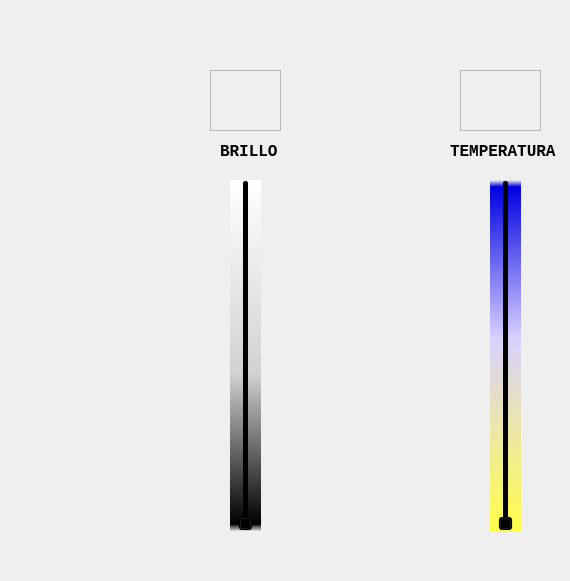
      <widget class="QWidget" name="blanca_luz">
       <attribute name="title">
        <string>Blanca</string>
       </attribute>
       <attribute name="toolTip">
        <string>Ver blanca</string>
       </attribute>
       <widget class="QSlider" name="brillo_blanco_slider">
        <property name="geometry">
         <rect>
          <x>230</x>
          <y>180</y>
          <width>31</width>
          <height>351</height>
         </rect>
        </property>
        <property name="cursor">
         <cursorShape>ClosedHandCursor</cursorShape>
        </property>
        <property name="styleSheet">
         <string notr="true">background-color: qlineargradient(spread:pad, x1:0, y1:0, x2:0, y2:1, stop:0 rgba(255, 255, 255, 255), stop:0.55 rgba(210, 210, 210, 255), stop:0.98 rgba(0, 0, 0, 255), stop:1 rgba(0, 0, 0, 0));</string>
        </property>
        <property name="orientation">
         <enum>Qt::Vertical</enum>
        </property>
       </widget>
       <widget class="QSlider" name="temp_slider">
        <property name="geometry">
         <rect>
          <x>490</x>
          <y>180</y>
          <width>31</width>
          <height>351</height>
         </rect>
        </property>
        <property name="cursor">
         <cursorShape>ClosedHandCursor</cursorShape>
        </property>
        <property name="styleSheet">
         <string notr="true">background-color: qlineargradient(spread:pad, x1:0, y1:1, x2:0, y2:0, stop:0 rgba(255, 255, 71, 255), stop:0.55 rgba(217, 209, 255, 255), stop:0.98 rgba(0, 0, 225, 255), stop:1 rgba(0, 0, 0, 0));</string>
        </property>
        <property name="orientation">
         <enum>Qt::Vertical</enum>
        </property>
       </widget>
       <widget class="QLabel" name="etiqueta_brillo_blanco">
        <property name="geometry">
         <rect>
          <x>220</x>
          <y>140</y>
          <width>81</width>
          <height>22</height>
         </rect>
        </property>
        <property name="font">
         <font>
          <family>Monospace</family>
          <pointsize>12</pointsize>
          <weight>75</weight>
          <bold>true</bold>
         </font>
        </property>
        <property name="text">
         <string>BRILLO</string>
        </property>
       </widget>
       <widget class="QLabel" name="etiqueta_temp_blanco">
        <property name="geometry">
         <rect>
          <x>450</x>
          <y>140</y>
          <width>111</width>
          <height>22</height>
         </rect>
        </property>
        <property name="font">
         <font>
          <family>Monospace</family>
          <pointsize>12</pointsize>
          <weight>75</weight>
          <bold>true</bold>
         </font>
        </property>
        <property name="text">
         <string>TEMPERATURA</string>
        </property>
       </widget>
       <widget class="QLabel" name="valor_brillo_blanco">
        <property name="geometry">
         <rect>
          <x>220</x>
          <y>550</y>
          <width>41</width>
          <height>22</height>
         </rect>
        </property>
        <property name="text">
         <string/>
        </property>
       </widget>
       <widget class="QLabel" name="valor_temp_blanco">
        <property name="geometry">
         <rect>
          <x>470</x>
          <y>550</y>
          <width>41</width>
          <height>22</height>
         </rect>
        </property>
        <property name="text">
         <string/>
        </property>
       </widget>
       <widget class="QFrame" name="frame_12">
        <property name="geometry">
         <rect>
          <x>210</x>
          <y>70</y>
          <width>71</width>
          <height>61</height>
         </rect>
        </property>
        <property name="styleSheet">
         <string notr="true">border-image: url(:/cct/business-and-money-icon-pack-91/iconmonstr-weather-2-240.png);</string>
        </property>
        <property name="frameShape">
         <enum>QFrame::StyledPanel</enum>
        </property>
        <property name="frameShadow">
         <enum>QFrame::Raised</enum>
        </property>
       </widget>
       <widget class="QFrame" name="frame_13">
        <property name="geometry">
         <rect>
          <x>460</x>
          <y>70</y>
          <width>81</width>
          <height>61</height>
         </rect>
        </property>
        <property name="styleSheet">
         <string notr="true">border-image: url(:/cct/business-and-money-icon-pack-91/herramienta-termometro.png);</string>
        </property>
        <property name="frameShape">
         <enum>QFrame::StyledPanel</enum>
        </property>
        <property name="frameShadow">
         <enum>QFrame::Raised</enum>
        </property>
       </widget>
      </widget>
